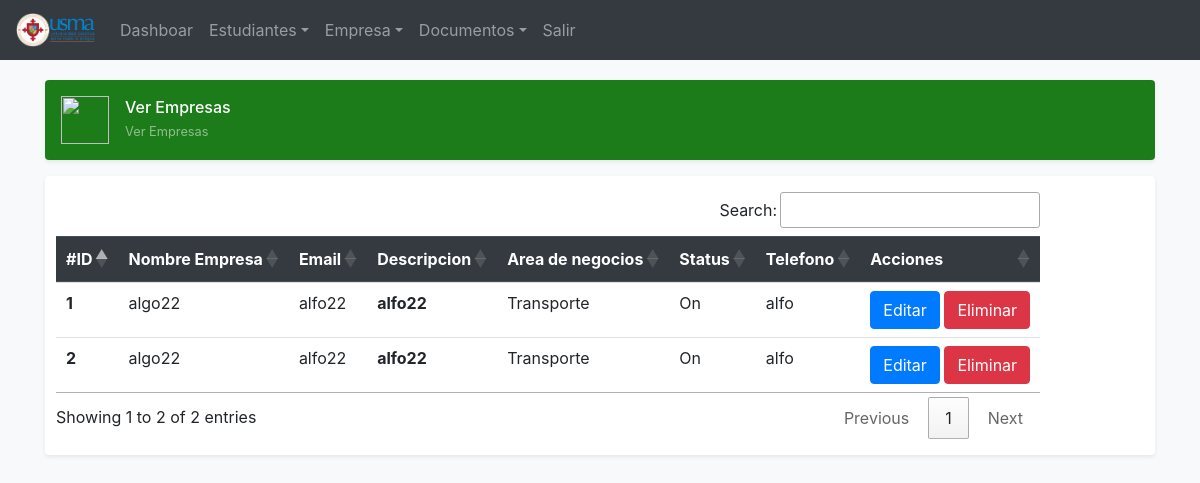
Page /administrativo/ver_empresas.php (signed in) on the committed database.
### tables this page shows
CREATE TABLE `espresas` (
  `id` int(11) NOT NULL,
  `nombre_empresa` varchar(200) DEFAULT NULL,
  `email` varchar(50) DEFAULT NULL,
  `descripcion` varchar(250) DEFAULT NULL,
  `area_negocios` int(3) DEFAULT NULL,
  `stat` int(1) DEFAULT NULL,
  `telefono` varchar(20) NOT NULL
);

CREATE TABLE `area_negocios` (
  `id` int(11) NOT NULL,
  `descripcion` varchar(100) DEFAULT NULL,
  `stat` int(1) DEFAULT NULL
);

### administrativo/ver_empresas.php (the view, shortened to what this page needs)
<?php include('conexion/conexion.php'); ?>
<!doctype html>
<html lang="en">
  <head>
<link href="https://getbootstrap.com/docs/4.3/dist/css/bootstrap.min.css" rel="stylesheet">
<link rel="stylesheet" href="https://cdn.datatables.net/1.10.20/css/jquery.dataTables.min.css">
<link rel="stylesheet" href="https://cdn.datatables.net/buttons/1.6.1/css/buttons.dataTables.min.css">
    <link href="https://getbootstrap.com/docs/4.3/examples/offcanvas/offcanvas.css" rel="stylesheet">
  </head>
  <body class="bg-light">
  <?php include('menu.php'); ?>
<main role="main" class="container" style="margin-top: 80px;">
  <div class="d-flex align-items-center p-3 my-3 text-white-50 bg-purple rounded shadow-sm" style="background-color:#1c7c1a;">
    <img class="mr-3" src="logo/min1i.png" alt="" width="48" height="48">
    <div class="lh-100">
      <h6 class="mb-0 text-white lh-100">Ver Empresas</h6>
      <small>Ver Empresas</small>
    </div>
  </div>
  <div class="my-3 p-3 bg-white rounded shadow-sm">
  <div class="form-row">
  <table class="table" id="example">
  <thead class="thead-dark">
    <tr>
      <th scope="col">#ID</th>
      <th scope="col">Nombre Empresa</th>
      <th scope="col">Email</th>
      <th scope="col">Descripcion</th>
      <th scope="col">Area de negocios</th>
      <th scope="col">Status</th>
      <th scope="col">Telefono</th>
      <th scope="col">Acciones</th>
    </tr>
  </thead>
  <tbody>
    <?php $obtener_estudiante_carrera = $conexion -> query("SELECT e.id,
                                                                   e.nombre_empresa,
                                                                   e.email,
                                                                   e.descripcion,
                                                                   e.area_negocios,
                                                                   e.stat,
                                                                   e.telefono,
                                                                   c.descripcion as rubro FROM espresas e inner join area_negocios c on e.area_negocios = c.id");
          while($lista_estudiante_carrera = $obtener_estudiante_carrera->fetch_array()){ ?>
    <tr>
      <th scope="row"><?php echo $lista_estudiante_carrera['id']; ?></th>
      <td><?php echo $lista_estudiante_carrera['nombre_empresa']; ?></td>
      <td><?php echo $lista_estudiante_carrera['email']; ?></td>
      <th scope="row"><?php echo $lista_estudiante_carrera['descripcion']; ?></th>
      <td><?php echo $lista_estudiante_carrera['rubro']; ?></td>
      <td><?php if($lista_estudiante_carrera['stat'] == 1){ echo 'On';}else{echo 'Off';} ?></td>
      <td><?php echo $lista_estudiante_carrera['telefono']; ?></td>
      <td>
        <input type="button" name="editar" class="btn btn-primary" data-toggle="modal" data-target="#EditarModal<?php echo $lista_estudiante_carrera['id']; ?>" value="Editar">
      </div>
              <input type="button" name="eliminar" class="btn btn-danger" data-toggle="modal" data-target="#EliminarModal<?php echo $lista_estudiante_carrera['id']; ?>" value="Eliminar">
          <?php } ?>
</main>
  </body>
</html>

### administrativo/menu.php (shortened to what this page needs)
<nav class="navbar navbar-expand-lg fixed-top navbar-dark bg-dark">
<a class="navbar-brand mr-auto mr-lg-0" href="main.php"><img src="img/logo.png" width="80"></a>
<div class="navbar-collapse offcanvas-collapse" id="navbarsExampleDefault">
<ul class="navbar-nav mr-auto">
  <li class="nav-item active">
    <a class="nav-link" href="#"> <span class="sr-only"></span></a>
  </li>
  <li class="nav-item dropdown">
    <a class="nav-link" href="main.php" aria-haspopup="true" aria-expanded="false">Dashboar</a>
  </li>
  <li class="nav-item dropdown">
    <a class="nav-link dropdown-toggle" href="#" id="dropdown01" data-toggle="dropdown" aria-haspopup="true" aria-expanded="false">Estudiantes</a>
  </li>
  <li class="nav-item dropdown">
    <a class="nav-link dropdown-toggle" href="#" id="dropdown01" data-toggle="dropdown" aria-haspopup="true" aria-expanded="false">Empresa</a>
  </li>
  <li class="nav-item dropdown">
    <a class="nav-link dropdown-toggle" href="#" id="dropdown01" data-toggle="dropdown" aria-haspopup="true" aria-expanded="false">Documentos</a>
  </li>
  <li class="nav-item">
    <a class="nav-link" href="logout.php">Salir</a>
  </li>
</ul>
</div>
</nav>

### rows in the picture
espresas: id "1", nombre_empresa "algo22", email "alfo22", descripcion "alfo22", area_negocios.descripcion "Transporte", stat "On", telefono "alfo"
espresas: id "2", nombre_empresa "algo22", email "alfo22", descripcion "alfo22", area_negocios.descripcion "Transporte", stat "On", telefono "alfo"
